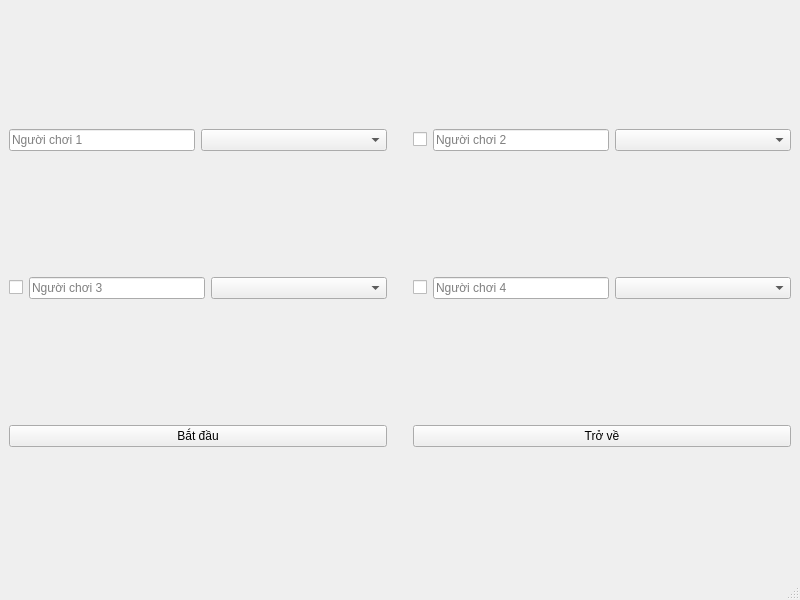
<?xml version="1.0" encoding="UTF-8"?>
<ui version="4.0">
 <class>PlayerSetupManager</class>
 <widget class="QMainWindow" name="PlayerSetupManager">
  <property name="geometry">
   <rect>
    <x>0</x>
    <y>0</y>
    <width>800</width>
    <height>600</height>
   </rect>
  </property>
  <property name="windowTitle">
   <string>Thiết đặt trò chơi</string>
  </property>
  <widget class="QWidget" name="centralwidget">
   <property name="styleSheet">
    <string notr="true">QWidget#centralwidget { border-image: url(:/image/Image/Artboard 5.png); }</string>
   </property>
   <layout class="QGridLayout" name="gridLayout">
    <item row="0" column="2">
     <layout class="QHBoxLayout" name="horizontalLayout_2">
      <item>
       <widget class="QCheckBox" name="checkBox2">
        <property name="sizePolicy">
         <sizepolicy hsizetype="Maximum" vsizetype="Fixed">
          <horstretch>0</horstretch>
          <verstretch>0</verstretch>
         </sizepolicy>
        </property>
        <property name="text">
         <string/>
        </property>
       </widget>
      </item>
      <item>
       <widget class="QLineEdit" name="lineEdit2">
        <property name="sizePolicy">
         <sizepolicy hsizetype="Preferred" vsizetype="Fixed">
          <horstretch>0</horstretch>
          <verstretch>0</verstretch>
         </sizepolicy>
        </property>
        <property name="text">
         <string/>
        </property>
        <property name="placeholderText">
         <string>Người chơi 2</string>
        </property>
       </widget>
      </item>
      <item>
       <widget class="QComboBox" name="comboBox2"/>
      </item>
     </layout>
    </item>
    <item row="2" column="0">
     <widget class="QPushButton" name="startButton">
      <property name="text">
       <string>Bắt đầu</string>
      </property>
     </widget>
    </item>
    <item row="1" column="0">
     <layout class="QHBoxLayout" name="horizontalLayout_3">
      <item>
       <widget class="QCheckBox" name="checkBox3">
        <property name="sizePolicy">
         <sizepolicy hsizetype="Maximum" vsizetype="Fixed">
          <horstretch>0</horstretch>
          <verstretch>0</verstretch>
         </sizepolicy>
        </property>
        <property name="text">
         <string/>
        </property>
       </widget>
      </item>
      <item>
       <widget class="QLineEdit" name="lineEdit3">
        <property name="sizePolicy">
         <sizepolicy hsizetype="Preferred" vsizetype="Fixed">
          <horstretch>0</horstretch>
          <verstretch>0</verstretch>
         </sizepolicy>
        </property>
        <property name="placeholderText">
         <string>Người chơi 3</string>
        </property>
       </widget>
      </item>
      <item>
       <widget class="QComboBox" name="comboBox3"/>
      </item>
     </layout>
    </item>
    <item row="0" column="0">
     <layout class="QHBoxLayout" name="horizontalLayout">
      <item>
       <widget class="QLineEdit" name="lineEdit1">
        <property name="sizePolicy">
         <sizepolicy hsizetype="Preferred" vsizetype="Fixed">
          <horstretch>0</horstretch>
          <verstretch>0</verstretch>
         </sizepolicy>
        </property>
        <property name="placeholderText">
         <string>Người chơi 1</string>
        </property>
       </widget>
      </item>
      <item>
       <widget class="QComboBox" name="comboBox1">
        <property name="placeholderText">
         <string>Chọn quân cờ</string>
        </property>
       </widget>
      </item>
     </layout>
    </item>
    <item row="0" column="1">
     <spacer name="horizontalSpacer">
      <property name="orientation">
       <enum>Qt::Horizontal</enum>
      </property>
      <property name="sizeType">
       <enum>QSizePolicy::Maximum</enum>
      </property>
      <property name="sizeHint" stdset="0">
       <size>
        <width>20</width>
        <height>20</height>
       </size>
      </property>
     </spacer>
    </item>
    <item row="2" column="2">
     <widget class="QPushButton" name="backButton">
      <property name="text">
       <string>Trở về</string>
      </property>
     </widget>
    </item>
    <item row="1" column="2">
     <layout class="QHBoxLayout" name="horizontalLayout_4">
      <item>
       <widget class="QCheckBox" name="checkBox4">
        <property name="sizePolicy">
         <sizepolicy hsizetype="Maximum" vsizetype="Fixed">
          <horstretch>0</horstretch>
          <verstretch>0</verstretch>
         </sizepolicy>
        </property>
        <property name="text">
         <string/>
        </property>
       </widget>
      </item>
      <item>
       <widget class="QLineEdit" name="lineEdit4">
        <property name="sizePolicy">
         <sizepolicy hsizetype="Preferred" vsizetype="Fixed">
          <horstretch>0</horstretch>
          <verstretch>0</verstretch>
         </sizepolicy>
        </property>
        <property name="placeholderText">
         <string>Người chơi 4</string>
        </property>
       </widget>
      </item>
      <item>
       <widget class="QComboBox" name="comboBox4"/>
      </item>
     </layout>
    </item>
   </layout>
  </widget>
  <widget class="QMenuBar" name="menubar">
   <property name="geometry">
    <rect>
     <x>0</x>
     <y>0</y>
     <width>800</width>
     <height>25</height>
    </rect>
   </property>
  </widget>
  <widget class="QStatusBar" name="statusbar"/>
 </widget>
 <resources/>
 <connections/>
</ui>
